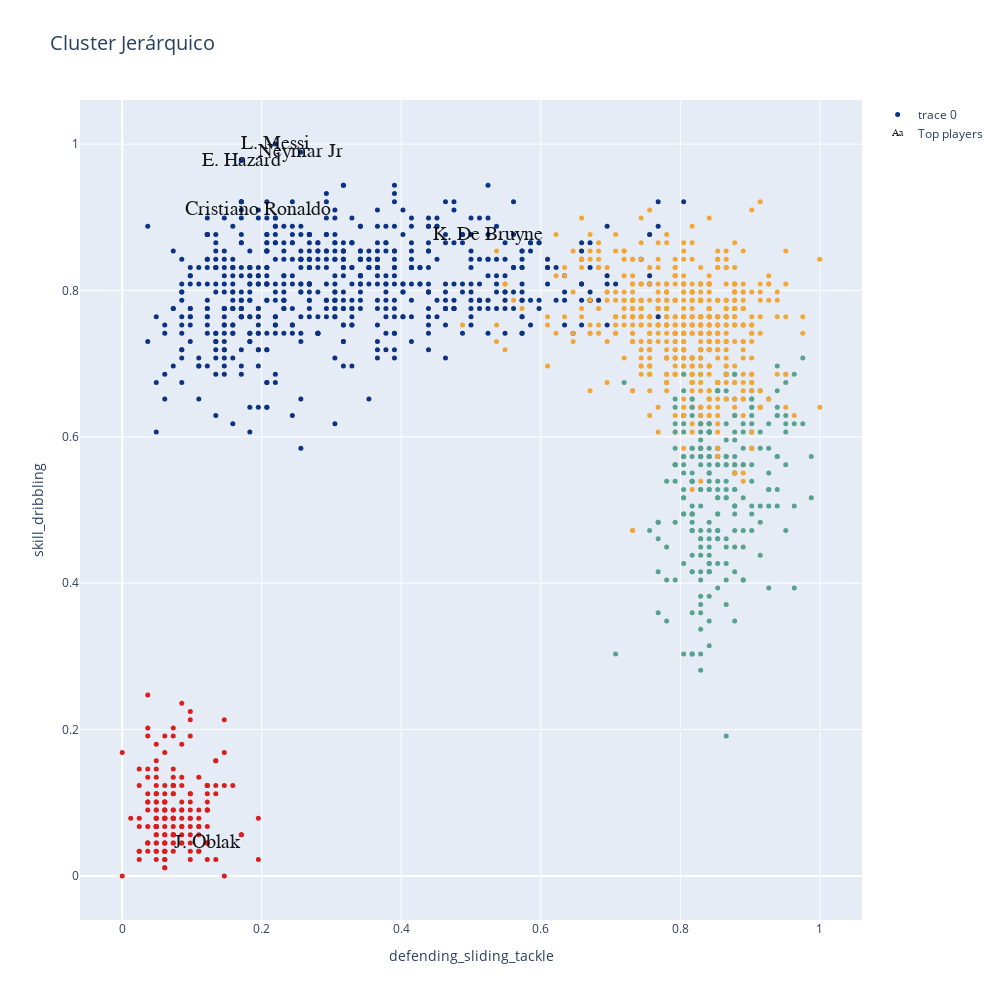

Notebook cell for this chart:
### Code cell
data=[]
bool_crack=df_n["overall"] > 90
bool_no_crack=df_n["overall"] < 91


#Eligo dos números entre 0 y  de n_skills-1
skill_1 = 28
skill_2 = 5


Ward_clusters = go.Scatter(x=df_skills[skill_1], y=df_skills[skill_2],
                           mode='markers',
                        text=df_n.loc[:,'team_position'],
                           marker=dict(
                                size=5,
                                color = clusters3.astype(np.float), #set color equal to a variable
                                colorscale='Portland',
                                showscale=False)
                           )

crack =go.Scatter(x=df_skills.loc[bool_crack,skill_1], y=df_skills.loc[bool_crack,skill_2],name='Top players',
                      text=df_n.loc[bool_crack,'short_name'],
                      textfont=dict(family='sans serif',size=20,color='black'),
                      opacity=0.9,mode='text')

data=[Ward_clusters,crack]

layout = go.Layout(title="Cluster Jerárquico",titlefont=dict(size=20),
                xaxis=dict(title=skills_ratings[skill_1]),
                yaxis=dict(title=skills_ratings[skill_2]),
                autosize=False, width=1000,height=1000)

fig = go.Figure(data=data, layout=layout)

iplot(fig)

### Figure 1 — Plotly figure (JSON) as saved in the notebook; plotly's stock layout.template omitted (floating-point values rounded to 4 significant figures; data arrays with more than 128 entries replaced by an {"elided": "..."} marker saying what was removed)
{"data": [{"marker": {"color": {"elided": "1615 int values"}, "colorscale": [[0, "rgb(12,51,131)"], [0.25, "rgb(10,136,186)"], [0.5, "rgb(242,211,56)"], [0.75, "rgb(242,143,56)"], [1, "rgb(217,30,30)"]], "showscale": false, "size": 5}, "mode": "markers", "text": {"elided": "1615 str values"}, "type": "scatter", "x": {"elided": "1615 float values"}, "y": {"elided": "1615 float values"}}, {"mode": "text", "name": "Top players", "opacity": 0.9, "text": ["L. Messi", "Cristiano Ronaldo", "Neymar Jr", "J. Oblak", "E. Hazard", "K. De Bruyne"], "textfont": {"color": "black", "family": "sans serif", "size": 20}, "type": "scatter", "x": [0.2195, 0.1951, 0.2561, 0.122, 0.1707, 0.5244], "y": [1, 0.9101, 0.9888, 0.04494, 0.9775, 0.8764]}], "layout": {"autosize": false, "height": 1000, "title": {"font": {"size": 20}, "text": "Cluster Jerárquico"}, "width": 1000, "xaxis": {"title": {"text": "defending_sliding_tackle"}}, "yaxis": {"title": {"text": "skill_dribbling"}}}}
